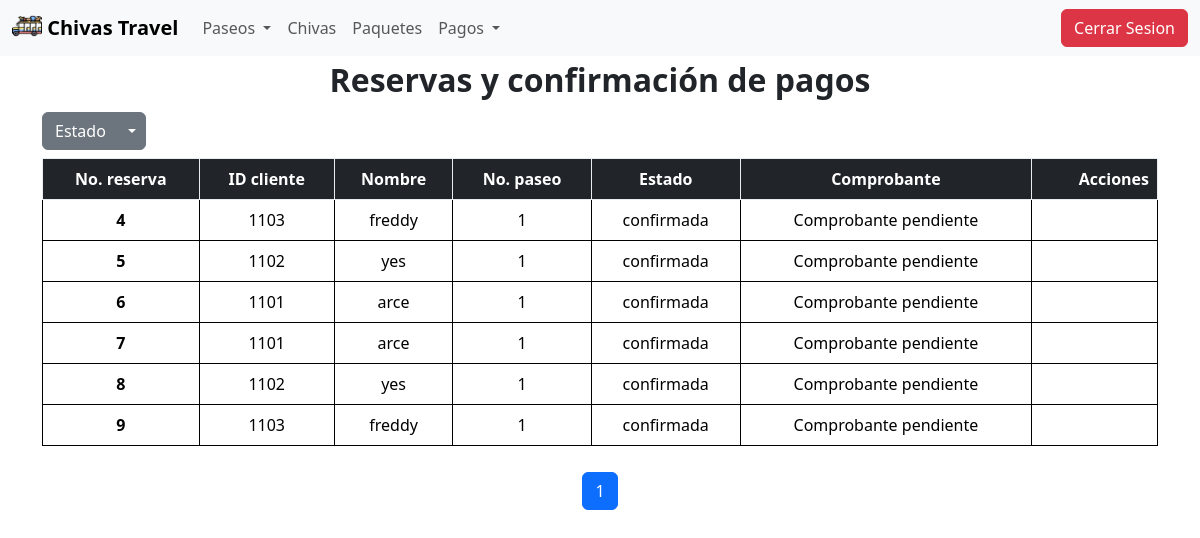
The app's page /paseos/pagosAdmin/, older data.
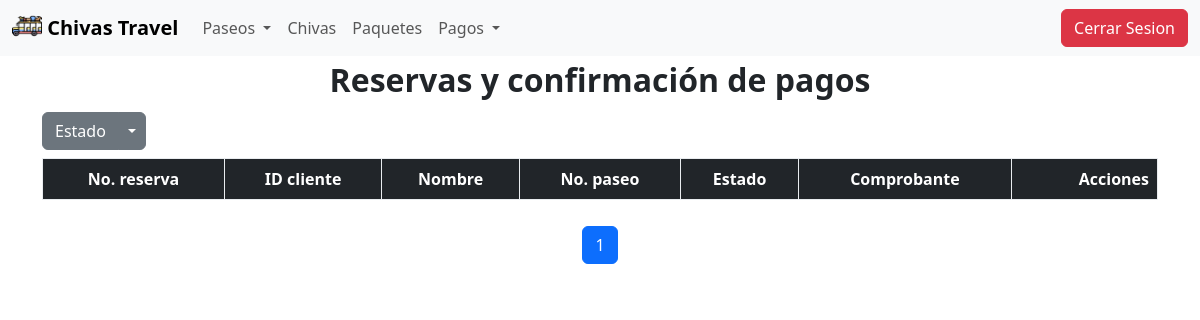
The same page, newer data.
### paseos/models.py (models this page shows, shortened)
class Reserva(models.Model):
    paseo = models.ForeignKey(Paseo, on_delete=models.CASCADE)
    estado = models.CharField(max_length=100)
    fechaCreacion = models.DateField()
    valor = models.IntegerField()
    paquete = models.ForeignKey(Paquete, on_delete=models.CASCADE, default='none')
    comprobantePago = models.CharField(max_length=200000, default='none')
    persona = models.ForeignKey(Cliente, on_delete=models.CASCADE)

class Cliente(models.Model):
    nombre = models.CharField(max_length=100)
    id = models.IntegerField(primary_key=True)
    celular = models.IntegerField()
    correo = models.EmailField()
    edad = models.IntegerField()
    cuentaBancaria = models.ForeignKey(CuentaBancaria, on_delete=models.CASCADE)
    rol = models.CharField(max_length=50, default='cliente')  # Campo rol agregado

class Paseo(models.Model):
    imagen = models.CharField(max_length=500000, default='default_value')
    origen = models.CharField(max_length=100)
    destino = models.CharField(max_length=100)
    descripcion = models.CharField(max_length=300)
    fecha = models.DateField()
    hora = models.TimeField()
    chiva = models.ForeignKey(Chiva, on_delete=models.CASCADE)
    esquemaCobro = models.ForeignKey(EsquemaCobro, on_delete=models.CASCADE)
    disponibilidad = models.IntegerField()

### paseos/views.py (the view, shortened to what this page needs)
# urls.py: path('pagosAdmin/', views.pagosAdmin, name='pagosAdmin' ),
def pagosAdmin(request):
    pendienteConfirmacion = Reserva.objects.filter(estado="pendienteConfirmacion")
    confirmadas = Reserva.objects.filter(estado="confirmada")
    rechazadas = Reserva.objects.filter(estado="rechazada")
    lista = request.GET.get('lista', 'confirmadas')
    if lista == 'pendienteConfirmacion':
        listaReservas = pendienteConfirmacion
    elif lista == 'rechazadas':
        listaReservas = rechazadas
    else:
        listaReservas = confirmadas
    paginator = Paginator(listaReservas, 10)
    pageNumber = request.GET.get('page')
    objsReserva = paginator.get_page(pageNumber)
    return render(request, 'pagosAdmin.html', {'listaReservas' : objsReserva,
                                               'lista' : lista})

### paseos/templates/pagosAdmin.html (shortened to what this page needs)
<!DOCTYPE html>
<html lang="en">
<head>
    {% load static %}
    <link rel="stylesheet" href="{% static '/styles.css' %}">
    <link href="{% static '/stylesApp.css' %}" rel="stylesheet">
</head>
<body>
    <header>
        {% include 'navbarAdmin.html' %}
        <p class="fs-2 fw-bold text-center m-0">Reservas y confirmación de pagos</p>
    </header>
    <main class="pagosMain">
        <div id="squereMain" class="container">
            <div class="btn-group mt-2 mb-2">
                <button type="button" class="btn btn-secondary">Estado</button>
                <button type="button" class="btn btn-secondary dropdown-toggle dropdown-toggle-split" data-bs-toggle="dropdown" aria-expanded="false">
                </button>
            </div>
            <table class="table table-bordered border-black">
                <thead>
                  <tr class="table-dark table-bordered border-light-subtle">
                    <th scope="col" class="text-center">No. reserva</th>
                    <th scope="col" class="text-center">ID cliente</th>
                    <th scope="col" class="text-center">Nombre</th>
                    <th scope="col" class="text-center">No. paseo</th>
                    <th scope="col" class="text-center">Estado</th>
                    <th scope="col" class="text-center">Comprobante</th>
                    <th scope="col" class="text-end">Acciones</th>
                  </tr>
                </thead>
                <tbody>
                {% for reserva in listaReservas %}
                  <tr>
                    <th scope="row" class="text-center">{{reserva.id}}</th>
                    <td class="text-center">{{reserva.persona.id}}</td>
                    <td class="text-center">{{reserva.persona.nombre}}</td>
                    <td class="text-center">{{reserva.paseo.id}}</td>
                    <td class="text-center">{{reserva.estado}}</td>
                    <td class="text-center">
                        {% if reserva.comprobantePago == 'none' %}
                            Comprobante pendiente
                        {% else %}
                            <button type="button" class="btn btn-link" data-bs-toggle="modal" data-bs-target="#pagosModal{{ reserva.persona.id }}">
                                Ver comprobante
                            </button>
                        {% endif %}
                    </td>
                    <td class="text-end">
                    </td>
                  </tr>
                {% endfor %}
                </tbody>
            </table>
        </div>
        <div class="pagination-wrapper">
            <nav aria-label="Page navigation">
                <ul class="pagination justify-content-center custom-cursor">
                    {% for num in listaReservas.paginator.page_range %}
                        {% if listaReservas.number == num %}
                            <li class="page-item active"><span class="page-link">{{ num }}</span></li>
                        {% elif num > listaReservas.number|add:'-3' and num < listaReservas.number|add:'3' %}
                            <li class="page-item"><a class="page-link" href="?lista={{ lista }}&page={{ num }}">{{ num }}</a></li>
                        {% endif %}
                    {% endfor %}
                </ul>
            </nav>
        </div>
    </main>
</body>
</html>

Row changes from the older to the newer data that the page shows:
removed Reserva: id "4", persona.id "1103", persona.nombre "freddy", paseo.id "1", estado "confirmada", comprobantePago "Comprobante pendiente"
no longer on this page (row edited): Reserva: id "5", persona.id "1102", persona.nombre "yes", paseo.id "1", estado "confirmada", comprobantePago "Comprobante pendiente"
removed Reserva: id "6", persona.id "1101", persona.nombre "arce", paseo.id "1", estado "confirmada", comprobantePago "Comprobante pendiente"
no longer on this page (row edited): Reserva: id "7", persona.id "1101", persona.nombre "arce", paseo.id "1", estado "confirmada", comprobantePago "Comprobante pendiente"
removed Reserva: id "8", persona.id "1102", persona.nombre "yes", paseo.id "1", estado "confirmada", comprobantePago "Comprobante pendiente"
removed Reserva: id "9", persona.id "1103", persona.nombre "freddy", paseo.id "1", estado "confirmada", comprobantePago "Comprobante pendiente"
